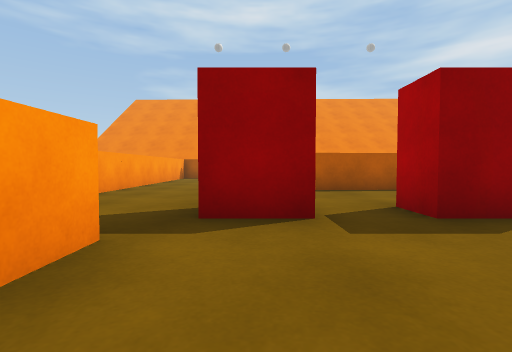
[1] (above)

16 first-person views from a walk through a Unity game level. The camera is 0.64 m above the floor, tilts 2° down and sees 85° across. The floor is counted in squares, 1 m on a side. Each view is taken from the middle of a square. On the plan, view 1 faces up. The plan holds only what a view shows up to about 9 squares ahead; the rest is blank. The place goes on beyond the plan. The player character is not drawn. Surface patterns are stand-ins for the level's own textures.

[2]
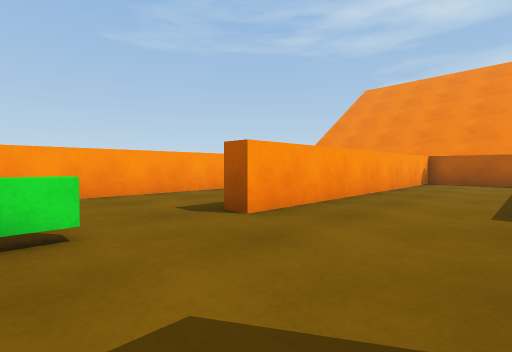

[3]
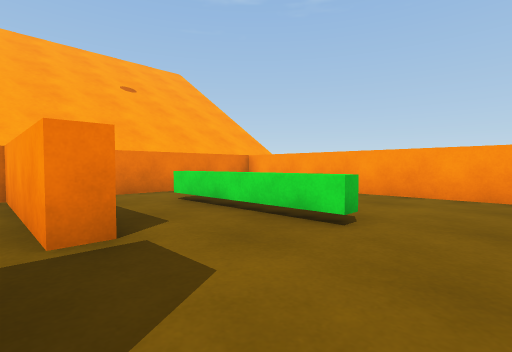

[4]
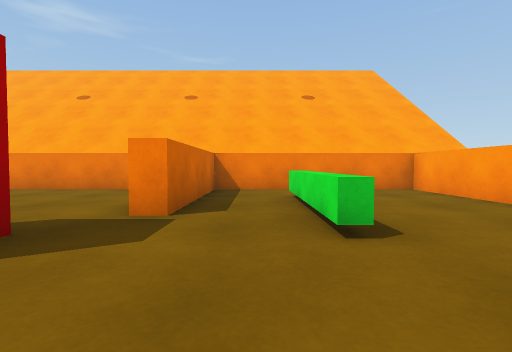

[5]
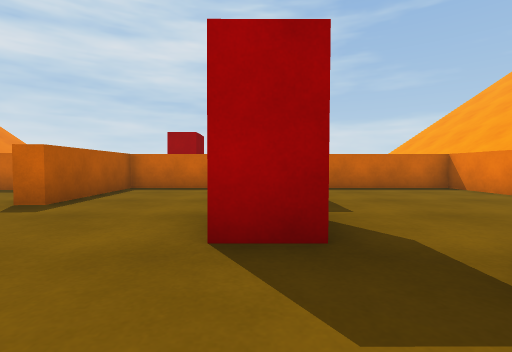

[6]
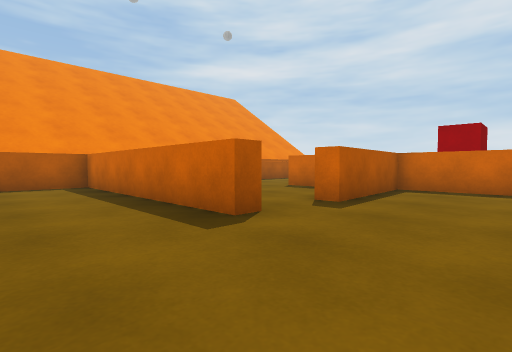

[7]
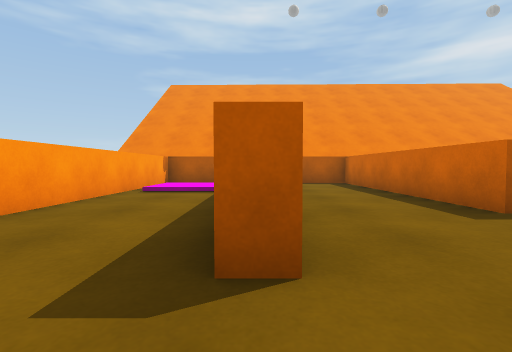

[8]
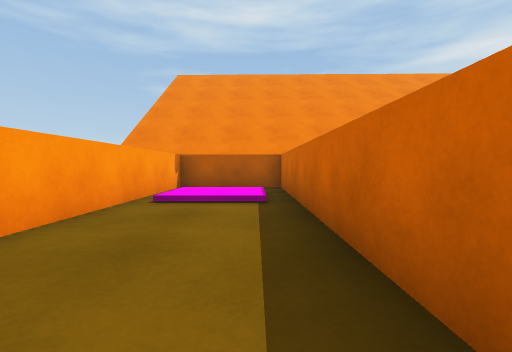

[9]
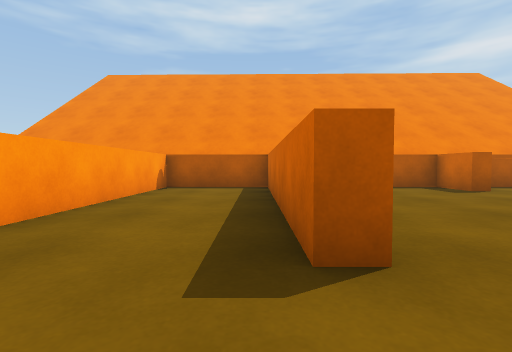

[10]
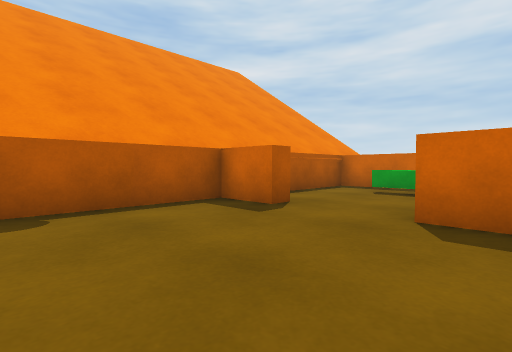

[11]
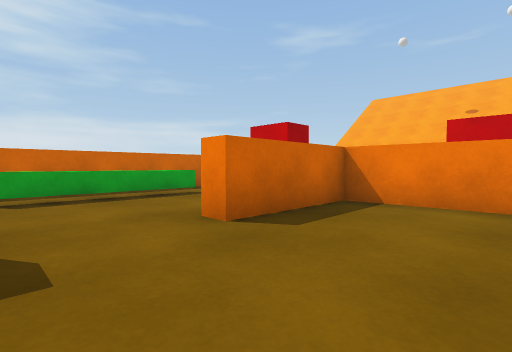

[12]
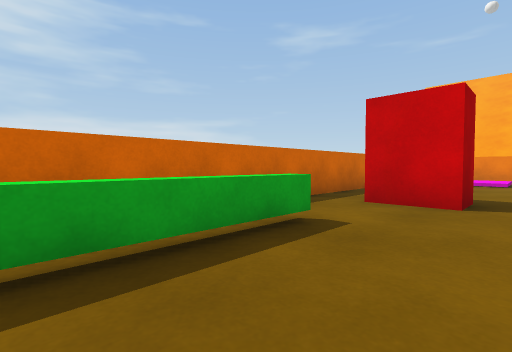

[13]
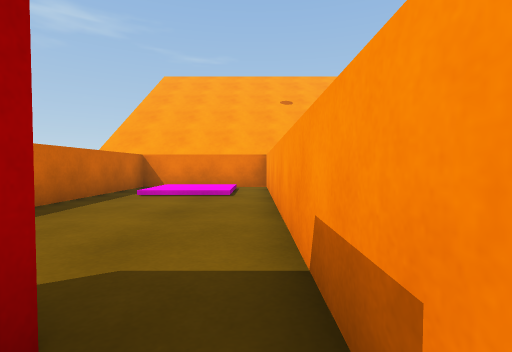

[14]
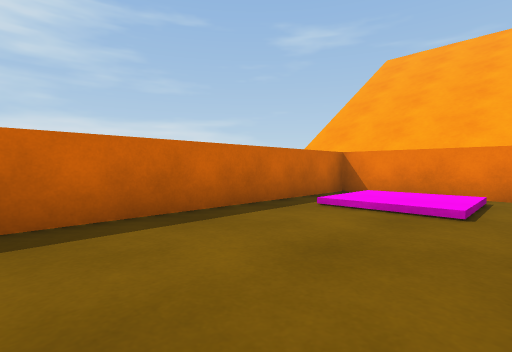

[15]
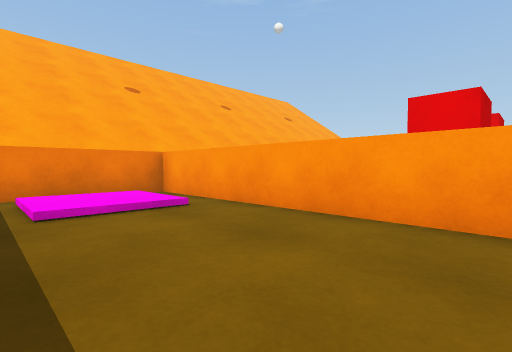

[16]
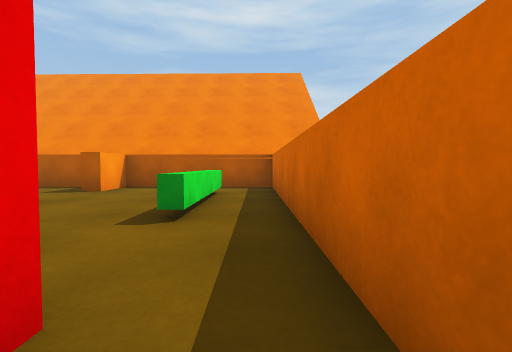

### Floor plan
Key: @ floor where view 1 was taken; # wall or solid block; . main floor; : floor 0.1 m higher than the main floor; / step, stairs or slope; ^ raised ledge; B red block.
Columns run from 8 left of view 1 to 10 right of it. Each row starts with its distance up from view 1.
 15  ##################
 14 #  .#...#....#....#
 13 #///#...#.........#
 12 #/:/#...#.......^.#
 11 #///#...#.......^.#
 10 #...#...#....#..^.#
  9 #...#...#....#....#
  8 #...#...#.####....#
  7 #...#........#.BB.#
  6 #...#........#.BB.#
  5 #............#....#
  4 #.......B.BB #....#
  3 #...^....... #....#
  2 #...^.#......#....#
  1 #...^.#......#.//.#
  0 #.. ..#.@....#.::.#
 -1 #.. ..#......#.//.#
 -2 ###################

Where each view was taken, in squares from view 1:
view 1: 0 up, 0 right, facing up
view 2: 3 up, 1 left, facing up-left
view 3: 5 up, 1 left, facing down-left
view 4: 6 up, 3 left, facing down
view 5: 4 up, 3 left, facing right
view 6: 5 up, 3 left, facing up-right
view 7: 4 up, 4 left, facing up
view 8: 6 up, 5 left, facing up
view 9: 6 up, 1 left, facing up
view 10: 10 up, 1 right, facing up-right
view 11: 13 up, 2 right, facing down-right
view 12: 12 up, 6 right, facing down-right
view 13: 7 up, 6 right, facing down
view 14: 5 up, 6 right, facing down-right
view 15: 5 up, 9 right, facing down-left
view 16: 6 up, 9 right, facing up
